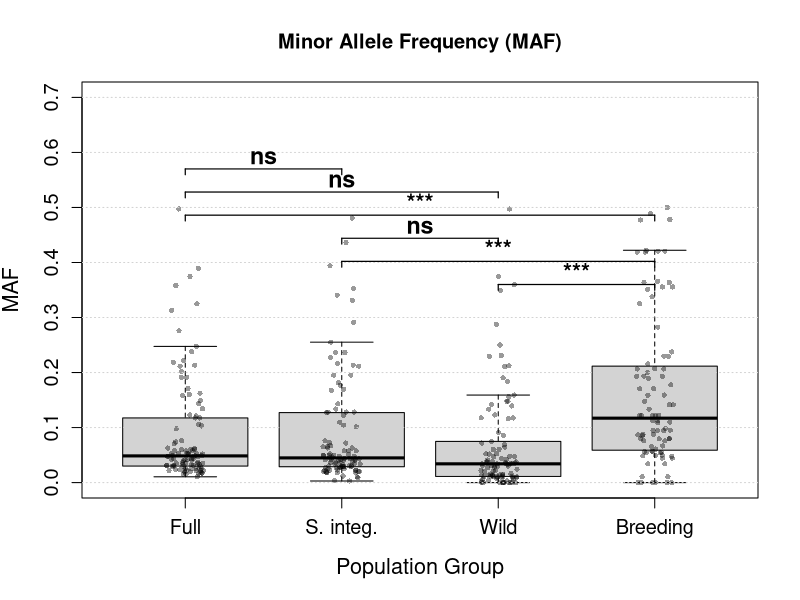
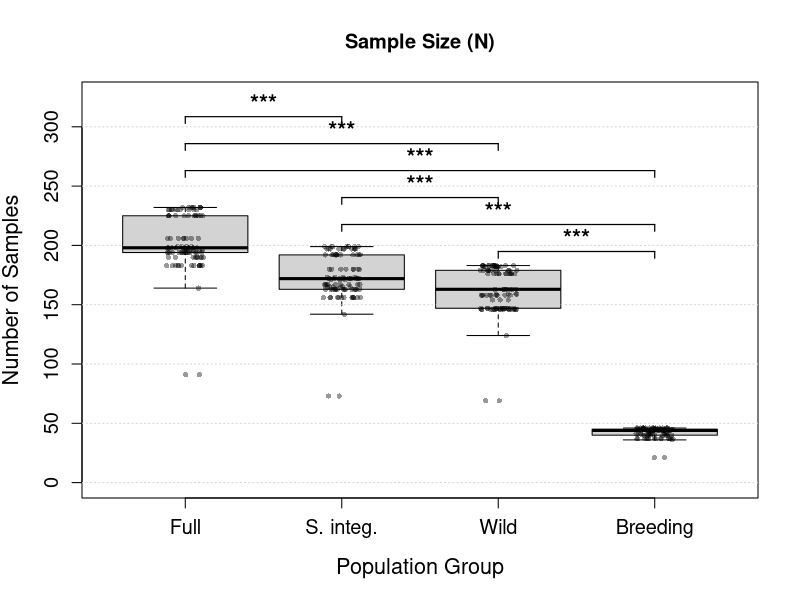
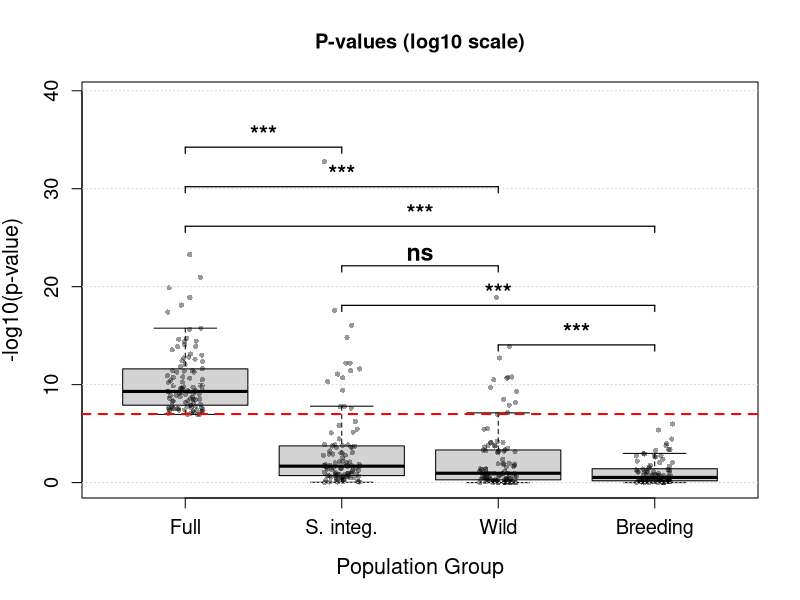

These figures' R source, in order:
# Box plot analysis for GWAS subgroups results
# Creates box plots with data points for MAF, N, and p-values

#Setup
args <- commandArgs(trailingOnly = FALSE)
script_file <- args[grep("--file=", args)]
if (length(script_file) > 0) {
  script_dir <- dirname(sub("--file=", "", script_file[1]))
  setwd(script_dir)
}
if (!dir.exists("plots")) dir.create("plots")

#Read Data

maf_data <- read.csv("all_maf.csv", na.strings ="NA")
n_data <- read.csv("all_n.csv", na.strings ="NA")
pvals_data <- read.csv("all_pval.csv", na.strings ="NA")

#maf_data <- read.csv("capitulum_maf.csv", na.strings ="NA")
#n_data <- read.csv("capitulum_n.csv", na.strings ="NA")
#pvals_data <- read.csv("capitulum_pval.csv", na.strings ="NA")

#Transform p-values
pvals_data_log <- -log10(pvals_data[, grep("p.value", names(pvals_data))])

#  Helper for significance labels 
get_sig_label <- function(p_val) {
  if (p_val < 0.001) return("***")
  if (p_val < 0.01) return("**")
  if (p_val < 0.05) return("*")
  return("ns")
}

#  Pairwise standard t-test (pooled variance) 
pairwise_ttest <- function(data_list) {
  n_groups <- length(data_list)
  pval_matrix <- matrix(NA, nrow = n_groups, ncol = n_groups)
  
  for (i in 1:(n_groups - 1)) {
    for (j in (i + 1):n_groups) {
      x <- na.omit(data_list[[i]])
      y <- na.omit(data_list[[j]])
      pval_matrix[i, j] <- t.test(x, y, var.equal = TRUE)$p.value  # use regular t-test
    }
  }
  
  return(pval_matrix)
}

#  Function to plot significance brackets 
plot_significance <- function(pvals_matrix, y_max, positions, cex_text = 1.4, spacing_factor = 1.6) {
  n_groups <- length(positions)
  n_comparisons <- n_groups * (n_groups - 1) / 2
  available_space <- y_max * 0.35  # Allow more headroom for spacing
  bracket_height <- available_space / n_comparisons * 1.2  # Increase vertical distance between brackets
  y_pos <- y_max * 0.95
  
  for (i in 1:(n_groups - 1)) {
    for (j in (i + 1):n_groups) {
      if (!is.na(pvals_matrix[i, j])) {
        p_val <- pvals_matrix[i, j]
        sig_label <- get_sig_label(p_val)
        
        x1 <- positions[i]
        x2 <- positions[j]
        y_offset <- bracket_height * 0.25
        
        segments(x1, y_pos, x1, y_pos - y_offset, lwd = 1.2)
        segments(x2, y_pos, x2, y_pos - y_offset, lwd = 1.2)
        segments(x1, y_pos, x2, y_pos, lwd = 1.2)
        text((x1 + x2) / 2, y_pos + y_offset * 0.8, sig_label,
             cex = cex_text, adj = c(0.5, 0), font = 2)
        
        y_pos <- y_pos - bracket_height * spacing_factor  # more vertical space between brackets
      }
    }
  }
}

#  Compact boxplot function with larger fonts 
plot_boxplot <- function(data_subset, title, ylab, add_line = FALSE, y_factor = 1.4, ylim_override = NULL) {
  y_max <- max(data_subset, na.rm = TRUE)
  if (is.null(ylim_override)) {
    ylim <- c(0, y_max * y_factor)
  } else {
    ylim <- ylim_override
  }
  
  bp <- boxplot(data_subset,
                main = title,
                ylab = ylab,
                xlab = "Population Group",
                ylim = ylim,
                #col = c("lightblue", "lightgreen", "lightcoral", "lightyellow"),
                names = c("Full", "S. integ.", "Wild", "Breeding"),
                pch = NA,
                cex.lab = 1.3,
                cex.axis = 1.2)
  
  # Jittered points
  for (i in 1:ncol(data_subset)) {
    x_pos <- jitter(rep(i, nrow(data_subset)), amount = 0.12)
    y_vals <- data_subset[, i]
    points(x_pos, y_vals, pch = 16, cex = 0.7, col = rgb(0, 0, 0, 0.4))
  }
  
  if (add_line) abline(h = 7, lty = 2, col = "red", lwd = 2)
  grid(nx = NA, ny = NULL, lty = "dotted")
  
  return(list(data = data_subset, max = y_max, ylim = ylim))
}

#  Pairwise tests (standard t-tests) 
maf_pvals <- pairwise_ttest(list(maf_data$MAF_full_population,
                                  maf_data$MAF_S.integrifolium_genets,
                                  maf_data$MAF_wild_genets,
                                  maf_data$MAF_breeding_genets))

n_pvals <- pairwise_ttest(list(n_data$N_full_population,
                                n_data$N_S.integrifolium_genets,
                                n_data$N_wild_genets,
                                n_data$N_breeding_genets))

pvals_log_pvals <- pairwise_ttest(list(pvals_data_log$p.value_full_population,
                                        pvals_data_log$p.value_S.integrifolium_genets,
                                        pvals_data_log$p.value_wild_genets,
                                        pvals_data_log$p.value_breeding_genets))

#  Data selection 
maf_cols <- maf_data[, c("MAF_full_population", "MAF_S.integrifolium_genets",
                         "MAF_wild_genets", "MAF_breeding_genets")]
n_cols <- n_data[, c("N_full_population", "N_S.integrifolium_genets",
                     "N_wild_genets", "N_breeding_genets")]
pvals_cols <- pvals_data_log[, c("p.value_full_population", "p.value_S.integrifolium_genets",
                                 "p.value_wild_genets", "p.value_breeding_genets")]

#  Create updated plots 
#png("plots/maf_boxplot.png", width = 600, height = 750, res = 120)
png("plots/all_maf_boxplot.png", width = 600, height = 750, res = 120)
result <- plot_boxplot(maf_cols, "Minor Allele Frequency (MAF)", "MAF")
plot_significance(maf_pvals, result$max * 1.2, c(1, 2, 3, 4), cex_text = 1.4, spacing_factor = 1)
dev.off()

#png("plots/n_boxplot.png", width = 600, height = 750, res = 120)
png("plots/all_n_boxplot.png", width = 600, height = 750, res = 120)
result <- plot_boxplot(n_cols, "Sample Size (N)", "Number of Samples")
plot_significance(n_pvals, result$max * 1.4, c(1, 2, 3, 4), cex_text = 1.4, spacing_factor = 1)
dev.off()

pval_ymax <- max(pvals_cols, na.rm = TRUE)
pval_ylim <- c(0, min(pval_ymax * 1.2, 40))  # cap at 12 for compact plots, adjust as needed

#png("plots/pvals_boxplot.png", width = 600, height = 750, res = 120)
png("plots/all_pvals_boxplot.png", width = 600, height = 750, res = 120)
result <- plot_boxplot(pvals_cols,
                       "P-values (log10 scale)",
                       "-log10(p-value)",
                       add_line = TRUE,
                       ylim_override = pval_ylim)
plot_significance(pvals_log_pvals, result$max * 1.1, c(1, 2, 3, 4))
dev.off()
